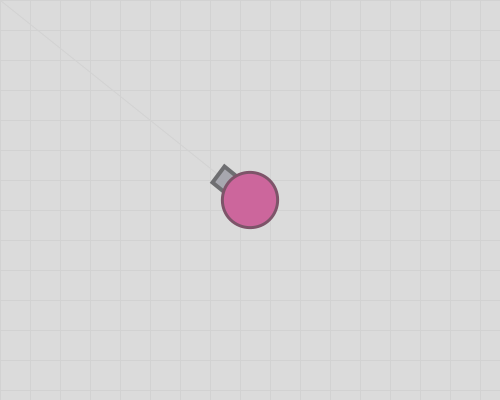
Frame 1 (no input)
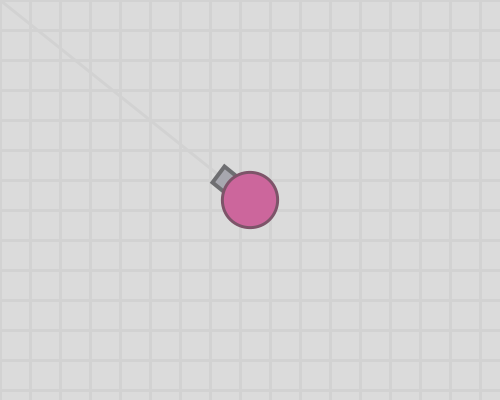
Frame 60 (the mouse pressed at the canvas centre just before this capture)
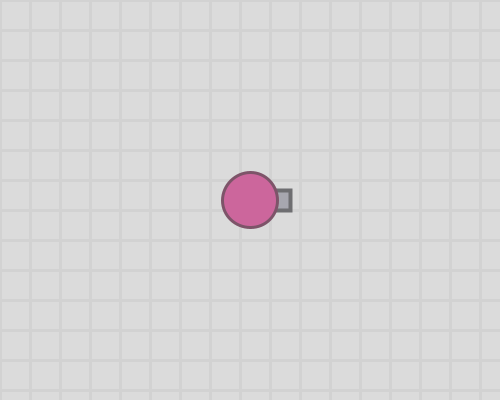
Frame 120 (the mouse held since frame 60 and released just before this capture)

The Processing sketch that drew these frames (run headless with seeded random() and noise(); from frame 60 on, the mouse is pressed at the canvas centre):

// Processing sketch: week07_4_arras04_background_for_line_line_void_keyPressed_keyCo
// ── week07_4_arras04_background_for_line_line_void_keyPressed_keyCo.pde
// week07_4_arras04_background_for_line_line_void_keyPressed_keyCode
void setup() {
  size(500, 400);
}
void keyPressed() {
  if (keyCode==RIGHT) x += 1;
  if (keyCode==LEFT) x -= 1;
  if (keyCode==UP) y -= 1;
  if (keyCode==DOWN) y += 1;
}
float x = 250, y = 200;
void draw() {
  background(219); //灰底
  stroke(210); //灰底的線
  for (int i=0; i<30; i++) {
    line(0, i*30, 500, i*30);
    line(i*30, 0, i*30, 500);
  }

  //background(215, 184, 200); //紅底
  //stroke(211, 180, 196); //紅底的線
  float dx = mouseX - x, dy = mouseY - y;
  float a = atan2(dy, dx); // atan2() 算出角度
  line(x, y, mouseX, mouseY);
  myTank(x, y, a);
}
void myTank(float x, float y, float a) {
  translate(x, y); //大二下圖學課教的移動
  rotate(a); //大二下圖學課教的旋轉
  fill(167, 167, 175);
  stroke(110, 110, 113);
  strokeWeight(4);
  rect(20, -10, 20, 20); //砲管

  fill(204, 102, 156);
  stroke(125, 84, 105);
  strokeWeight(3);
  ellipse(0, 0, 55, 55); //砲塔
}
